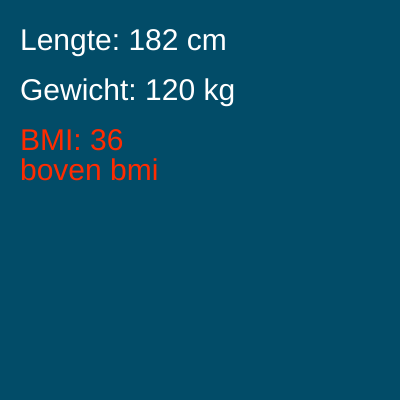
Frame 1 (no input)
Frame 60 (no input): identical to frame 1, image omitted
Frame 120 (the mouse pressed at the canvas centre since frame 60): identical to frame 1, image omitted

The p5.js sketch that drew this single still picture (run headless with seeded random() and noise() and a simulated clock; from frame 60 on, the mouse is pressed at the canvas centre):

// p5.js sketch
// ── sketch.js
let lengte = 1.82;
let gewicht = 120;

function setup() {
    createCanvas(400, 400);
    textSize(30);
}

function draw() {
    background(2, 76, 104);
    var BMI = gewicht / pow(lengte, 2);

    if (BMI < 18) {
        fill(250, 0, 0);
        text("onder bmi", 20, 180);
    } else if (BMI > 25) {
        fill(255, 44, 0);
        text("boven bmi", 20, 180);
    } else {
        fill(0, 140, 230);
        text("prima bmi", 20, 180);
    }

    text("BMI: " + int(BMI), 20, 150);

    fill(255);
    text("Lengte: " + lengte * 100 + " cm", 20, 50);
    text("Gewicht: " + gewicht + " kg", 20, 100);
}
